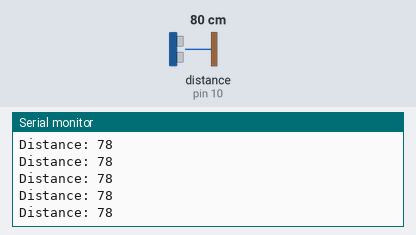
Bench run of a sketch on a simulated Arduino Uno, built with avr-gcc and run on an emulated ATmega328P. Parts: the last lines printed to the serial monitor. Wiring (inferred from the names in the program): ultrasonic range finder: trigger pin 9; echo pin 10. The inputs (shaded band) are chosen by the test bench; at power-on: distance to the obstacle (sensor on pin 10) 80 cm. The echo pulse lasts 58.3 µs per cm.

Above: at 1.2 s.
1.3 s: distance to the obstacle (sensor on pin 10) set to 2 cm
At 2.2 s:
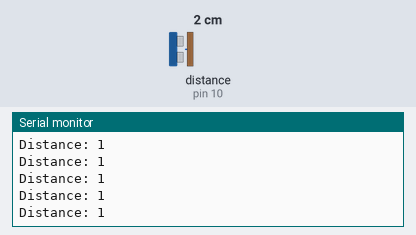
4.3 s: distance to the obstacle (sensor on pin 10) set to 120 cm
At 4.8 s:
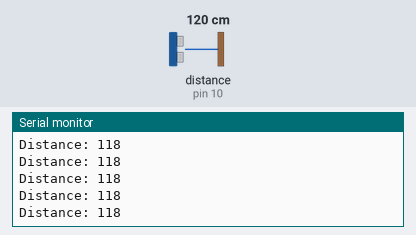
7.3 s: distance to the obstacle (sensor on pin 10) set to 4 cm
At 8.0 s:
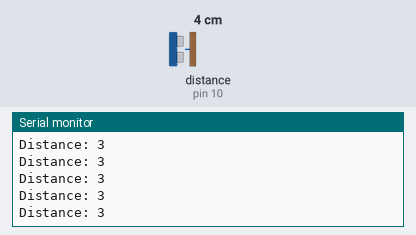
10.3 s: distance to the obstacle (sensor on pin 10) set to 18 cm
At 11.0 s:
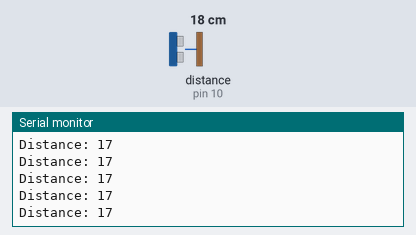
13.3 s: distance to the obstacle (sensor on pin 10) set to 299 cm
At 14.2 s:
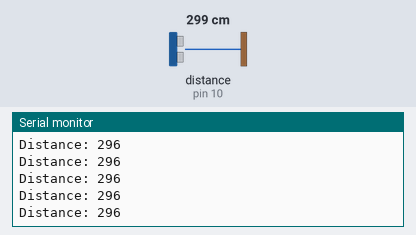
16.3 s: distance to the obstacle (sensor on pin 10) set to 35 cm
At 16.8 s:
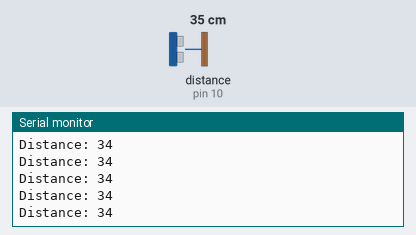
Timing chart, 0 to 19.3 s (numbered marks = the images above; inputs shaded):
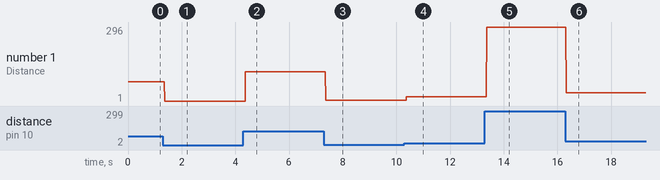

The sketch:

_4-4_Ultrasonic_Range_Finder.ino
```cpp
// declare names for digital pins 9 and 10
const int trig = 9;
const int echo = 10;

//variables
long time_travelled; //holds sound travel travvled - from and back to the rang finder
int distance; //the distance of an object from the range finder

void setup() {
pinMode(trig, OUTPUT); // Set trig pin as an Output
pinMode(echo, INPUT); // Set echo pin as an Input
Serial.begin(9600); // Starts the serial communication monitor
}

void loop() {
// turn off (LOW) trig pin for 2 ms
digitalWrite(trig, LOW);
delayMicroseconds(2);

// turn on (HIGH) trig pin 10 micro seconds then turn off (LOW)
digitalWrite(trig, HIGH);
delayMicroseconds(10);
digitalWrite(trig, LOW);

// store the reading (micro seconds) from echo pin in variable duration
time_travelled = pulseIn(echo, HIGH);

// sound speed is approx. 340 m/s
// distance is half of time travelled (i.e. one way) times speed
distance = (time_travelled/2)*0.034;

// Print distance on the Serial Monitor
Serial.print("Distance: ");
Serial.println(distance);
}
```

Measured:
- after the input at 1.3 s, the serial monitor: prints a new line after 0.07 s (image 1)
- after the input at 4.3 s, the serial monitor: prints a new line after 0.08 s (image 2)
- after the input at 7.3 s, the serial monitor: prints a new line after 0.07 s (image 3)
- after the input at 10.3 s, the serial monitor: prints a new line after 0.07 s (image 4)
- after the input at 13.3 s, the serial monitor: prints a new line after 0.07 s (image 5)
- after the input at 16.3 s, the serial monitor: prints a new line at once (image 6)
- plotted number 1: 78 → 1 after the input at 1.3 s, 1 → 118 after the input at 4.3 s, 118 → 3 after the input at 7.3 s, 3 → 17 after the input at 10.3 s, 17 → 296 after the input at 13.3 s
